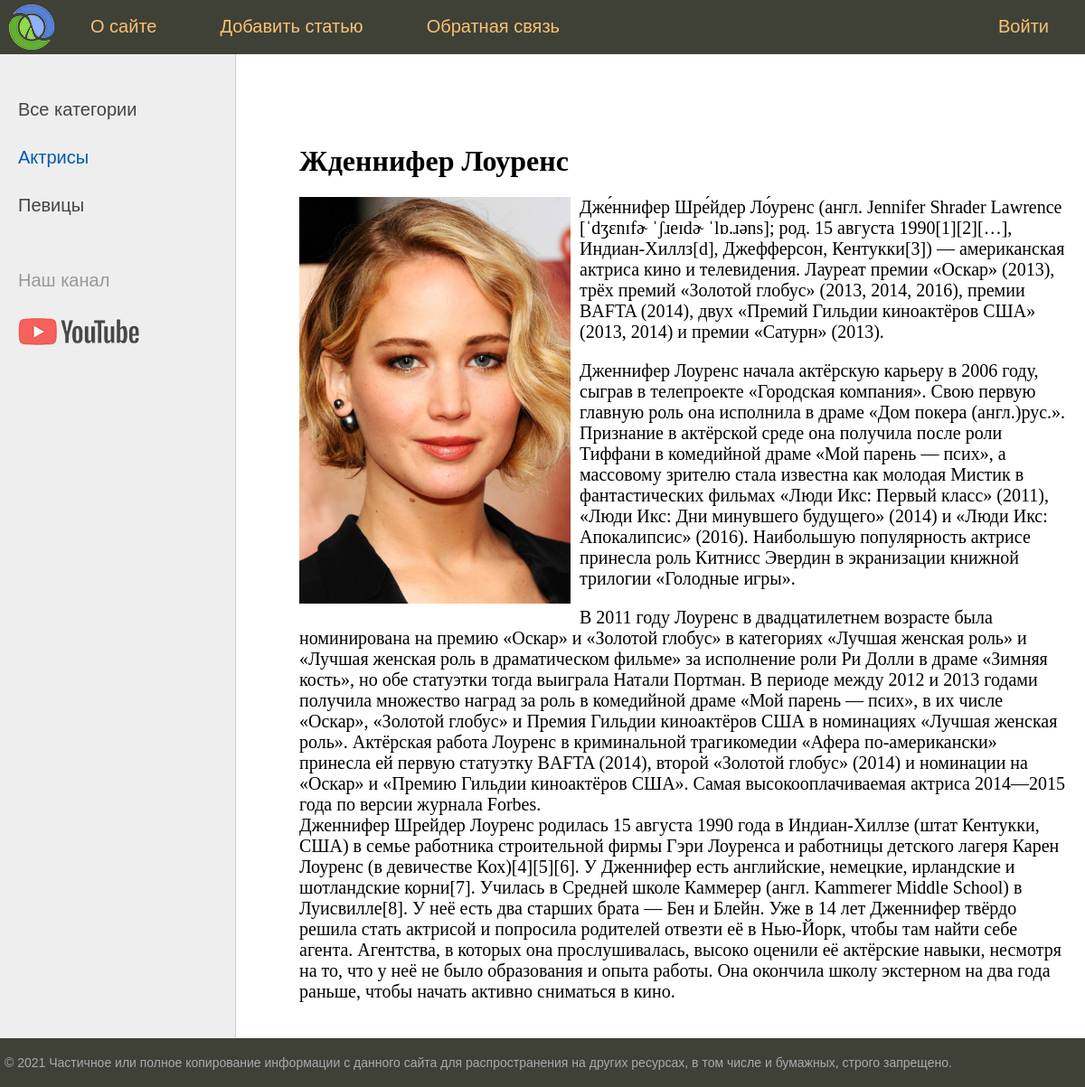
The app's page /post/zhdennifer-lourens/, older data.
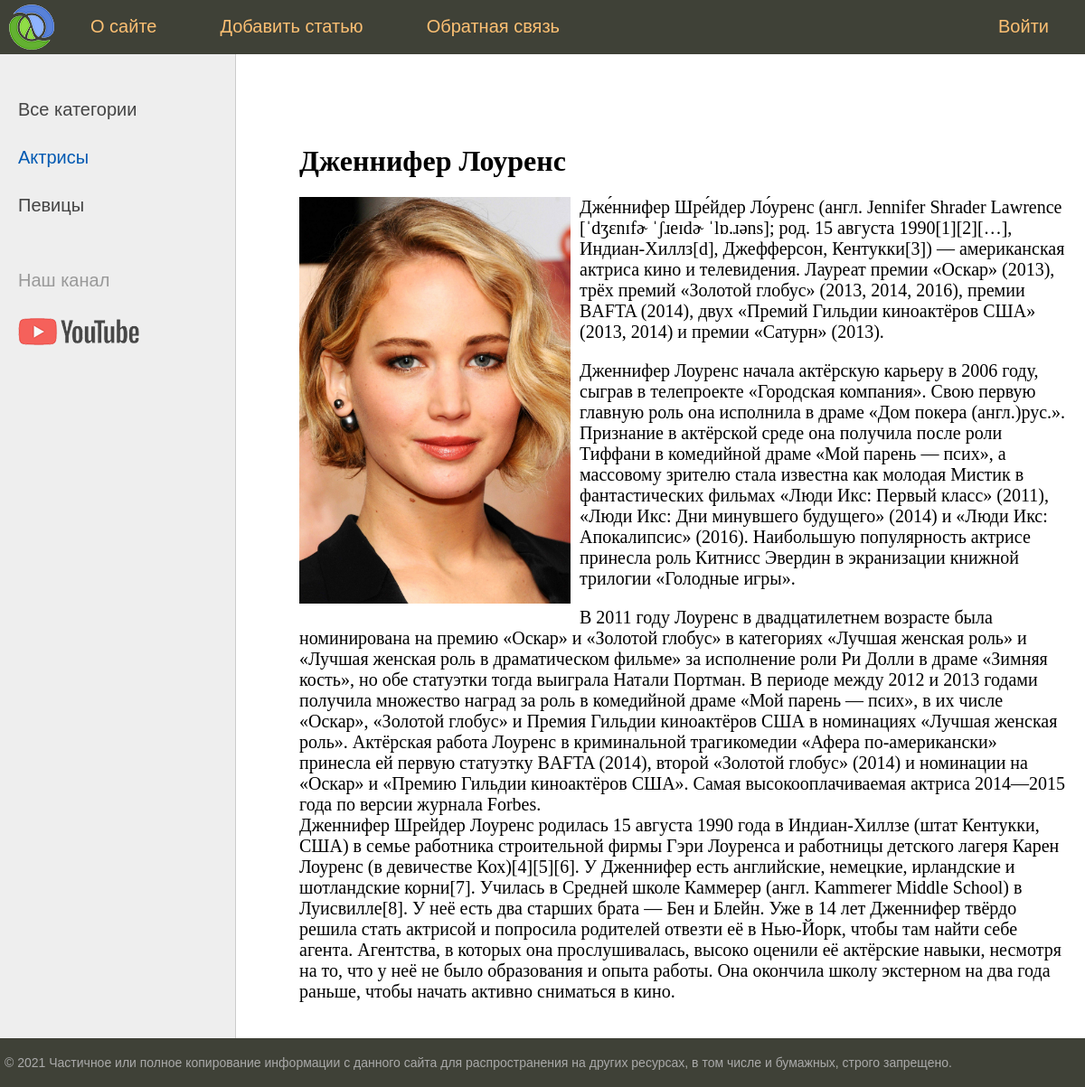
The same page, newer data.
### women/models.py (models this page shows, shortened)
class Category(models.Model):
    name = models.CharField(max_length=100, db_index=True, verbose_name='Категория')
    slug = models.SlugField(max_length=255, unique=True, db_index=True, verbose_name="URL")
    def get_absolute_url(self):
        return reverse('category', kwargs={'cat_id': self.pk})
    class Meta:
        verbose_name = 'Категория'
        verbose_name_plural = 'Категории'
        ordering = ['id']

class Women(models.Model):
    title = models.CharField(max_length=255, verbose_name='Заголовок')
    slug = models.SlugField(max_length=255, unique=True, db_index=True, verbose_name="URL")
    content = models.TextField(blank=True, verbose_name='Текст статьи')
    photo = models.ImageField(upload_to="photos/%Y/%m/%d/", verbose_name='Фотография')
    time_create = models.DateTimeField(auto_now_add=True, verbose_name='Время создания')
    time_update = models.DateTimeField(auto_now=True, verbose_name='Время изменения')
    is_published = models.BooleanField(default=True, verbose_name='Публикация')
    cat = models.ForeignKey('Category', on_delete=models.PROTECT, verbose_name='Категория')
    class Meta:
        verbose_name = 'Известные женщины'
        verbose_name_plural = 'Известные женщины'
        ordering = ['-time_create', 'title']

### women/views.py (the view)
# urls.py: path('post/<slug:post_slug>/', show_post, name='post'),
def show_post(request, post_slug):
    post = get_object_or_404(Women, slug=post_slug)
    context = {
        'post': post,
        'menu': menu,
        'title': post.title,
        'cat_selected': post.cat_id,
    }
    return render(request, 'women/post.html', context=context)

### women/templatetags/women_tags.py (called while the page is built)
@register.inclusion_tag('women/list_categories.html')
def show_categories(sort=None, cat_selected=0):
    if not sort:
        cats = Category.objects.all()
    else:
        cats = Category.objects.order_by(sort)
    return {'cats': cats, 'cat_selected': cat_selected}

### women/templates/women/post.html
{% extends 'women/base.html' %}
{% block content %}
<h1>{{post.title}}</h1>
{% if post.photo %}
<p><img class="img-article-left" src="{{post.photo.url}}"></p>
{% endif %}
{{post.content|linebreaks}}
{% endblock %}

### women/templates/women/base.html (shortened to what this page needs)
{% load static %}
{% load women_tags %}
<!DOCTYPE html>
<html>
<head>
	<link type="text/css" href="{% static 'women/css/styles.css' %}" rel="stylesheet" />
</head>
<body>
<table class="table-page" border=0 cellpadding="0" cellspacing="0">
<tr><td valign=top>
{% block mainmenu %}
		<div class="header">
			<ul id="mainmenu" class="mainmenu">
			<li class="logo"><a href="{% url 'home' %}"><div class="logo"></div></a></li>
{% for m in menu %}
	{% if not forloop.last %}
			<li><a href="{% url m.url_name %}">{{m.title}}</a></li>
	{% else %}
			<li class="last"><a href="{% url m.url_name %}">{{m.title}}</a></li>
	{% endif %}
{% endfor %}
			</ul>
		</div>
{% endblock mainmenu %}
<table class="table-content" border=0 cellpadding="0" cellspacing="0">
<tr>
	<td valign="top" class="left-chapters">
	<ul id="leftchapters">
{% if cat_selected == 0 %}
		<li class="selected">Все категории</li>
{% else %}
		<li><a href="{% url 'home' %}">Все категории</a></li>
{% endif %}
{% show_categories 'name' cat_selected %}
		<li class="share">
		<p>Наш канал</p>
		<a class="share-yt" href="https://www.youtube.com/channel/UClJzWfGWuGJL2t-3dYKcHTA/playlists" target="_blank" rel="nofollow"></a>
		</li>
	</ul>
</td>
<td valign="top" class="content">
	<div class="content-text">
{% block content %}
{% endblock %}
	</div>
</td></tr></table>
</td></tr>
<tr><td valign=top>
	<div id="footer">
		<p>&copy; 2021 Частичное или полное копирование информации с данного сайта для распространения на других ресурсах, в том числе и бумажных, строго запрещено.</p>
	</div>
</td></tr></table>
</body>
</html>

### women/templates/women/list_categories.html
{% for c in cats %}
		{% if c.pk == cat_selected %}
			<li class="selected">{{c.name}}</li>
		{% else %}
			<li><a href="{{c.get_absolute_url}}">{{c.name}}</a></li>
		{% endif %}
{% endfor %}

### women/static/women/css/styles.css (style rules this page uses)
html, body { font-family: 'Arial'; margin: 0; padding: 0; height: 100%; width: 100%; color: #444; }
a { color: #0059b2; text-decoration: none; }
img { max-width: 600px; height: auto; }
img.img-article-left { max-width: 300px; height: auto; float: left; padding: 0 10px 10px 0; }
.table-page { width: 100%; height: 100%; vertical-align: top; }
.table-page tr { height: 100%; }
.header { background: #3F4137; height: 60px; }
.logo { background: url('../images/logo.png') no-repeat 10px 5px; width: 70px; height: 60px; }
ul.mainmenu { list-style: none; margin: 0; padding: 0; height: 60px; color: #fdc073; font-size: 20px; overflow: hidden; }
ul.mainmenu li { float: left; margin: 18px 40px 0 30px; }
ul.mainmenu li.logo { margin: 0; }
ul.mainmenu li.last { float: right; }
ul.mainmenu li a { color: #fdc073; text-decoration: none; }
.table-content { width: 100%; min-height: 100%; height: 100%; }
.left-chapters { margin: 0; background: #eee; border-right: 1px solid #ccc; min-height: 100%; }
.left-chapters ul { width: 230px; min-height: 100%; margin: 0; padding: 20px 10px 10px 20px; list-style: none; font-size: 20px; }
.left-chapters ul li { margin: 30px 0 0 0; color: #999; }
.left-chapters ul li.selected { color: #0059b2; }
.left-chapters ul li a { color: #444; text-decoration: none; }
.left-chapters ul li.share { margin: 60px 0 0 0; }
.left-chapters ul li.share p { margin: 30px 0 30px 0; }
.left-chapters ul li.share a { display: inline-block; width: 40px; height: 40px; margin: 0 20px 0 0; }
.left-chapters ul li.share a.share-yt { width: 100%; height: 30px; background: url('../images/share_yt.png') no-repeat 0 0 }
.content { padding: 40px 20px 20px 40px; width: 100%; box-sizing: border-box; }
.content-text { margin: 60px 0 0 30px; color: #000; font-size: 20px; font-family: Yandex Sans Display Light; }
.content-text h1 { font-size: 32px; }
#footer { box-sizing: border-box; background: #3F4137; padding: 5px; color: #aaa; font-size: 14px; font-family: Verdana, Geneva, Arial, Helvetica; text-align: left; overflow: hidden; }

Row changes from the older to the newer data that the page shows:
changed Women: title "Жденнифер Лоуренс" → "Дженнифер Лоуренс"
